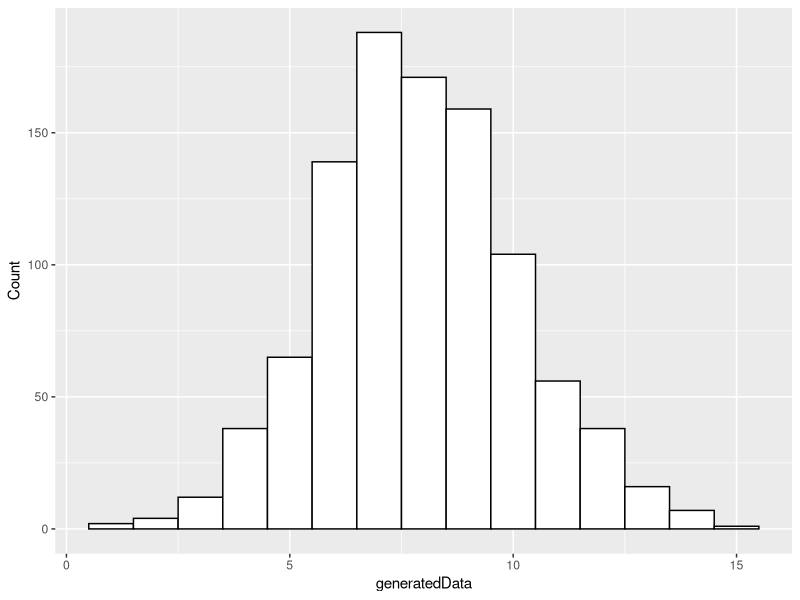
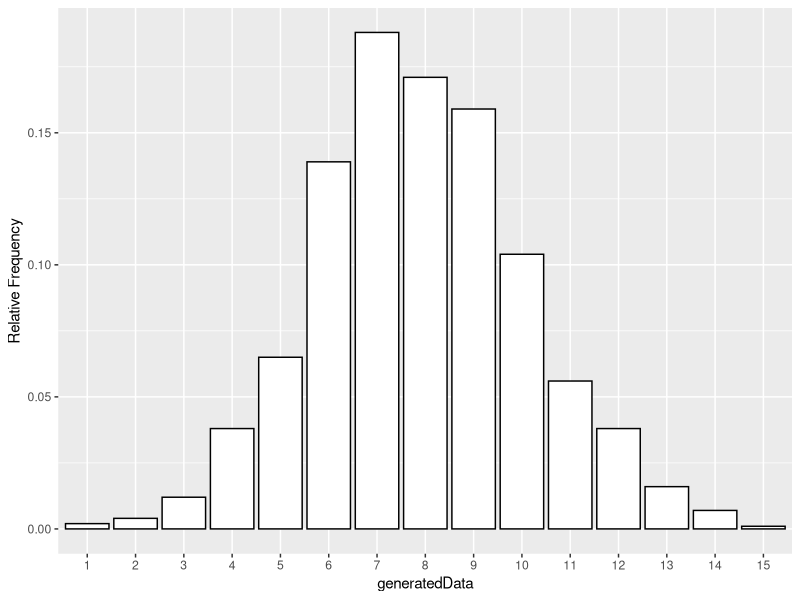
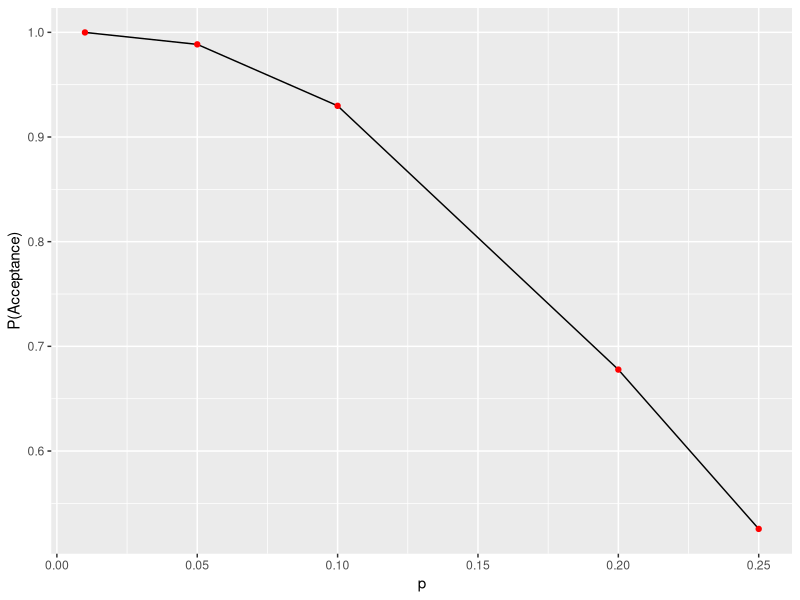
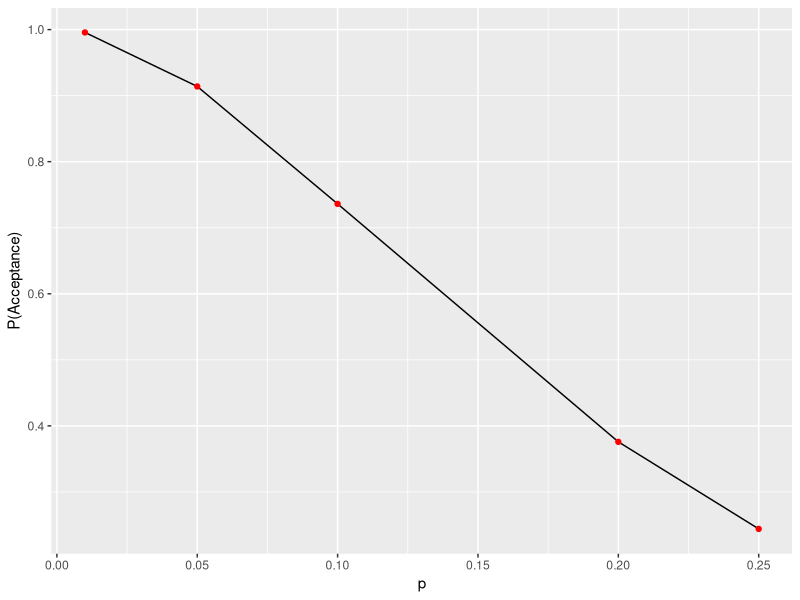
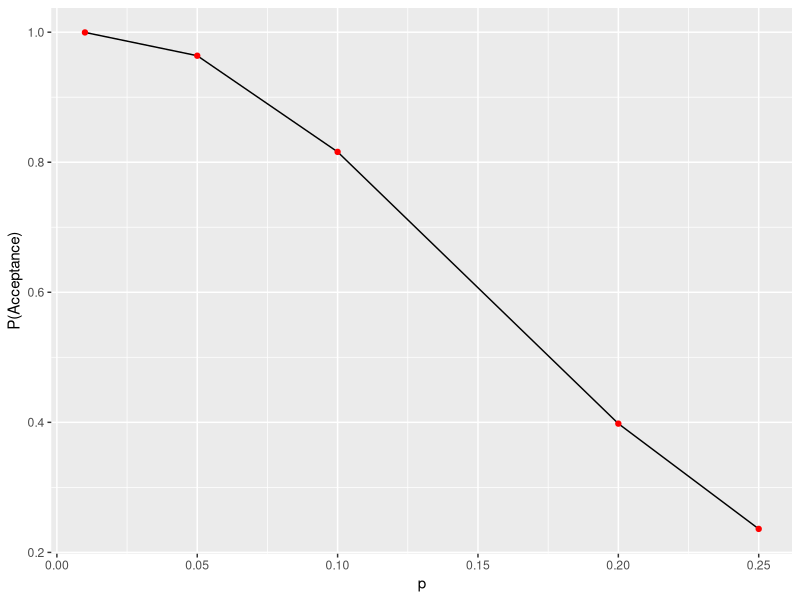

The R source for these figures, in order:
library(ggplot2)

x <- 20
N <- 1000
p <- 0.4
generatedData <- rbinom(N, x, p)

# a
png(filename="figures/hist.png")
ggplot() + aes(generatedData) + 
    geom_histogram(binwidth=1, color="black", fill="white") +
    labs(y="Count")
dev.off()

# b
# print out the mean, variance and standard deviation
paste("Mean:", signif(mean(generatedData), digits=4),
    "| Variance:", signif(var(generatedData), digits=4),
    "| Standard Deviation:", signif(sqrt(var(generatedData)), digits=4)
)

# c
# print out the summary statistics
summary(generatedData)

# d
relfreq <- ftable(generatedData)/N
relfreq <- as.data.frame(relfreq)
png(filename="figures/relfreq.png")
ggplot(data=relfreq, aes(x=generatedData, y=Freq)) + 
    geom_bar(color="black", fill="white", stat="identity") +
    labs(y="Relative Frequency")
dev.off()

# e

cumProb <- 0
for (i in 1:(nrow(relfreq))) {
    cumProb=cumProb+relfreq[i, "Freq"]
    print(
        paste0(
            "b(", relfreq[i, "generatedData"], ', ', x, ', ', p, ") -> ",  cumProb
        )
    )
}

# 3.58
# a

# generate binomial probabilities
bnomDF <- data.frame(
    p=c(0.01, 0.05, 0.10, 0.20, 0.25), 
    px=c(
        signif(pbinom(2, size=10, prob=0.01), digits=4),
        signif(pbinom(2, size=10, prob=0.05), digits=4),
        signif(pbinom(2, size=10, prob=0.10), digits=4),
        signif(pbinom(2, size=10, prob=0.20), digits=4),
        signif(pbinom(2, size=10, prob=0.25), digits=4)
    )
)
print(bnomDF)

# b

png(filename="figures/charcurve1.png")
ggplot(bnomDF, aes(x=p, y=px)) + geom_line() + geom_point(color="red") +
    labs(x="p", y="P(Acceptance)")
dev.off()

# c

bnomDF <- data.frame(
    p=c(0.01, 0.05, 0.10, 0.20, 0.25), 
    px=c(
        signif(pbinom(1, size=10, prob=0.01), digits=4),
        signif(pbinom(1, size=10, prob=0.05), digits=4),
        signif(pbinom(1, size=10, prob=0.10), digits=4),
        signif(pbinom(1, size=10, prob=0.20), digits=4),
        signif(pbinom(1, size=10, prob=0.25), digits=4)
    )
)
print(bnomDF)

png(filename="figures/charcurve2.png")
ggplot(bnomDF, aes(x=p, y=px)) + geom_line() + geom_point(color="red") +
    labs(x="p", y="P(Acceptance)")
dev.off()

# d

bnomDF <- data.frame(
    p=c(0.01, 0.05, 0.10, 0.20, 0.25), 
    px=c(
        signif(pbinom(2, size=15, prob=0.01), digits=4),
        signif(pbinom(2, size=15, prob=0.05), digits=4),
        signif(pbinom(2, size=15, prob=0.10), digits=4),
        signif(pbinom(2, size=15, prob=0.20), digits=4),
        signif(pbinom(2, size=15, prob=0.25), digits=4)
    )
)
print(bnomDF)

png(filename="figures/charcurve3.png")
ggplot(bnomDF, aes(x=p, y=px)) + geom_line() + geom_point(color="red") +
    labs(x="p", y="P(Acceptance)")
dev.off()
